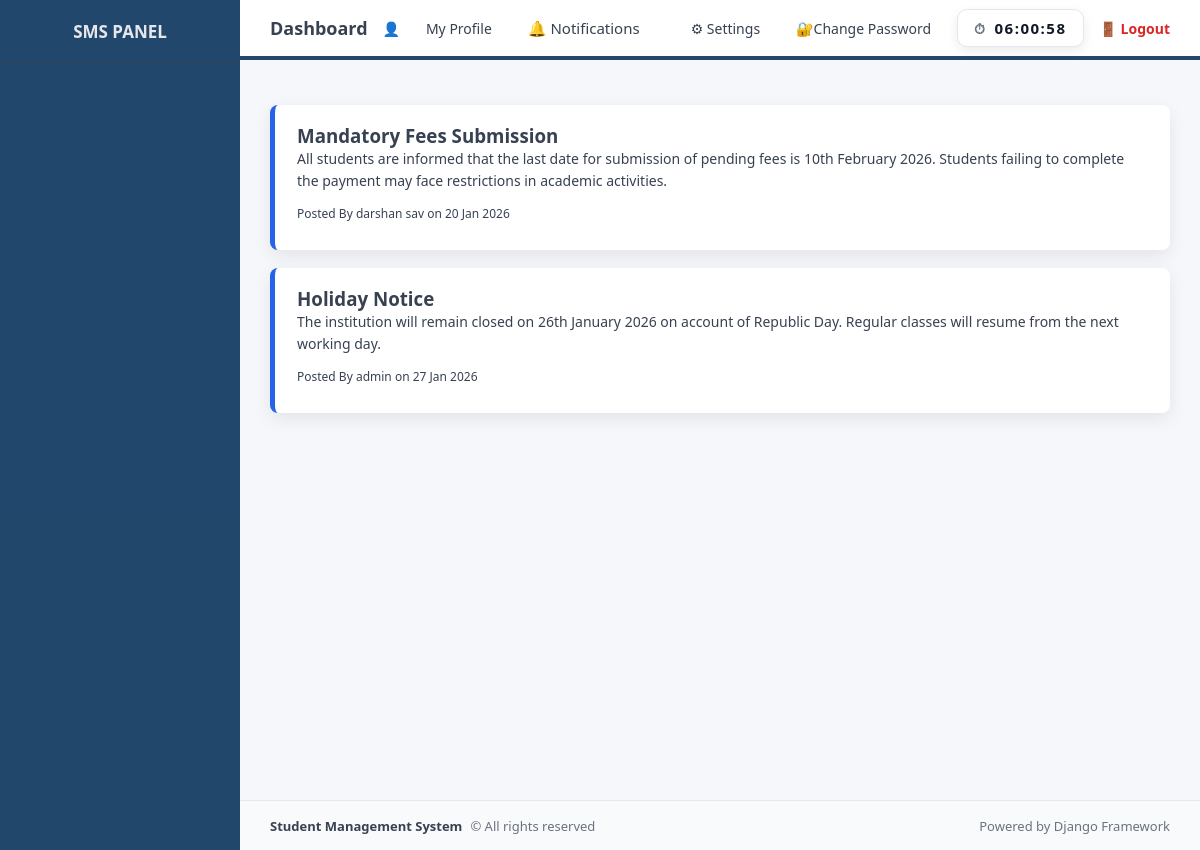
The page /notices/ on the database its author committed.
### school/models.py (models this page shows, shortened)
class Notice(models.Model):
    title = models.CharField(max_length=200)
    message = models.TextField()
    created_by = models.ForeignKey(
        User,
        on_delete=models.CASCADE,
        related_name="notices"
    )
    created_at = models.DateTimeField(auto_now_add=True)
    class meta:
        ordering = ['-created_at']

### school/views.py (the view)
# urls.py: path("notices/", views.notice_list, name="notice_list"),
def notice_list(request):
    notices = Notice.objects.select_related('created_by')
    return render(request, "school/notice_list.html", {
        "notices": notices
    })

### school/context_processors.py (called while the page is built)
def notification_count(request):
    if request.user.is_authenticated:
        count = Notification.objects.filter(
            user = request.user,
            is_read = False
        ).count()
    else:
        count = 0
    return {'notification_count': count}

def user_roles(request):
    user = request.user
    return {
        'is_admin': user.is_authenticated and (
            user.is_superuser or user.groups.filter(name='Admin').exists()
        ),
        'is_teacher': user.is_authenticated and user.groups.filter(name='Teacher').exists(),
        'is_student': user.is_authenticated and user.groups.filter(name='Student').exists(),
    }

### templates/school/notice_list.html (shortened to what this page needs)
{% extends "school/base.html" %}
{% block content %}
<div class="notice-board">
    {% for notice in notices %}
    <div class="notice-card">
        <h3>{{ notice.title }}</h3>
        <p style="color:var(--text-secondary)">{{ notice.message }}</p>
        <div class="notice-meta">
            Posted By {{ notice.created_by.username }} on {{ notice.created_at|date:"d M Y" }}
        </div>
    </div>
    {% empty %}
    <p>No notices available.</p>
    {% endfor %}
</div>
{% endblock %}

### static/school/css/main.css (style rules this page uses)
:root { --bg-main: #f5f7fb; --bg-card: #ffffff; --bg-sidebar: #002c55dc; --bg-topbar: #ffffff; --bg-footer: #f8fafc; --text-primary: #111827; --text-secondary: #374151; --text-muted: #6b7280; --border-color: #e5e7eb; --accent: #2563eb; --danger: #dc2626; }
* { margin: 0; padding: 0; box-sizing: border-box; }
html, body { max-height: 100%; font-family: "Segoe UI", Roboto, Arial, sans-serif; background-color: var(--bg-main); color: var(--text-secondary); }
.notice-board { display: flex; flex-direction: column; gap: 18px; margin-top: 15px; }
.notice-card { background-color: var(--bg-card); border-radius: 8px; padding: 18px 22px; box-shadow: 0 6px 18px rgba(0,0,0,0.08); border-left: 5px solid #2563eb; transition: transform 0.2s ease, box-shadow 0.2s ease; }
.notice-card p { font-size: 14px; color: var(--text-secondary); line-height: 1.6; margin-bottom: 12px; }
.notice-meta { font-size: 12px; color: var(--text-secondary); margin-bottom: 10px; }

### rows shown on the page
Notice: title "Mandatory Fees Submission", message "All students are informed that the last date for submission of pending fees is 10th February 2026. Students failing to complete the payment may face restrictions in academic activities.", created_by.username "darshan sav", created_at "20 Jan 2026"
Notice: title "Holiday Notice", message "The institution will remain closed on 26th January 2026 on account of Republic Day. Regular classes will resume from the next working day.", created_by.username "admin", created_at "27 Jan 2026"
